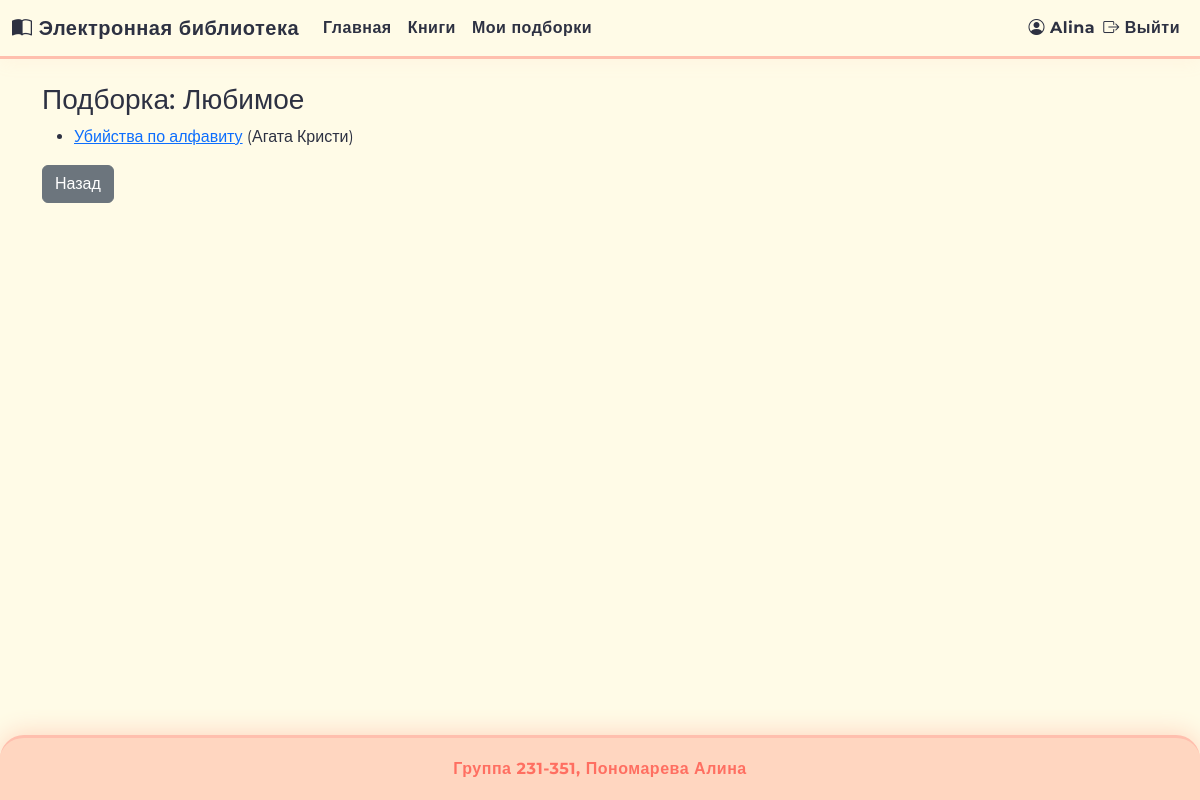
The app's page /collections/7 (signed in) with its own data.
### app/models.py (models this page shows, shortened)
class User(db.Model, UserMixin):
    __tablename__ = 'user'
    id = db.Column(db.Integer, primary_key=True)
    username = db.Column(db.String(64), nullable=False, unique=True)
    password_hash = db.Column(db.String(128), nullable=False)
    last_name = db.Column(db.String(64), nullable=False)
    first_name = db.Column(db.String(64), nullable=False)
    middle_name = db.Column(db.String(64))
    role_id = db.Column(db.Integer, db.ForeignKey('role.id'), nullable=False)
    reviews = db.relationship('Review', backref='user', lazy=True, cascade="all, delete-orphan")

class Collection(db.Model):
    __tablename__ = 'collection'
    id = db.Column(db.Integer, primary_key=True)
    name = db.Column(db.String(255), nullable=False)
    user_id = db.Column(db.Integer, db.ForeignKey('user.id', ondelete='CASCADE'), nullable=False)
    user = db.relationship('User', backref='collections')
    books = db.relationship('Book', secondary=collection_book, backref='collections')

class Book(db.Model):
    __tablename__ = 'book'
    id = db.Column(db.Integer, primary_key=True)
    title = db.Column(db.String(255), nullable=False)
    description = db.Column(db.Text, nullable=False)
    year = db.Column(db.Integer, nullable=False)
    publisher = db.Column(db.String(255), nullable=False)
    author = db.Column(db.String(255), nullable=False)
    pages = db.Column(db.Integer, nullable=False)
    genres = db.relationship('Genre', secondary=book_genre, backref='books')
    cover = db.relationship('Cover', uselist=False, backref='book', cascade="all, delete-orphan")
    reviews = db.relationship('Review', backref='book', lazy=True, cascade="all, delete-orphan")

### app/routes/collections.py (the view)
@collections_bp.route('/collections/<int:collection_id>')
@login_required
def view_collection(collection_id):
    collection = Collection.query.get_or_404(collection_id)
    if collection.user_id != current_user.id:
        flash('Нет доступа к этой подборке.', 'danger')
        return redirect(url_for('my_collections.html'))
    return render_template('view_collection.html', collection=collection)

### app/__init__.py (called while the page is built)
def create_app():
    app = Flask(__name__)
    app.config.from_object('config.Config')
    db.init_app(app)
    login_manager.init_app(app)
    migrate.init_app(app, db)
    csrf.init_app(app)
    app.jinja_env.filters['markdown'] = markdown_filter
    from app.routes.app import main_bp
    from app.routes.books import books_bp
    from app.routes.auth import auth_bp
    from app.routes.reviews import reviews
    from app.routes.collections import collections_bp
    from app.routes.admin import admin_bp
    app.register_blueprint(main_bp)
    app.register_blueprint(books_bp)
    app.register_blueprint(auth_bp)
    app.register_blueprint(reviews)
    app.register_blueprint(collections_bp)
    app.register_blueprint(admin_bp)
    from app.models import User
    @login_manager.user_loader
    def load_user(user_id):
        return User.query.get(int(user_id))
    return app

### app/templates/view_collection.html (shortened to what this page needs)
{% extends "base.html" %}
{% block content %}
<h3>Подборка: {{ collection.name }}</h3>
{% if collection.books %}
    <ul>
    {% for book in collection.books %}
        <li>
            <a href="{{ url_for('books.view_book', book_id=book.id) }}">{{ book.title }}</a>
            ({{ book.author }})
        </li>
    {% endfor %}
    </ul>
{% else %}
    <p>В подборке пока нет книг.</p>
{% endif %}
<a href="{{ url_for('collections.my_collections') }}" class="btn btn-secondary">Назад</a>
{% endblock %}

### app/templates/base.html (shortened to what this page needs)
<!doctype html>
<html lang="ru">
<head>
    <link href="https://cdn.jsdelivr.net/npm/bootstrap@5.3.0/dist/css/bootstrap.min.css" rel="stylesheet">
    <link href="https://cdn.jsdelivr.net/npm/bootstrap-icons@1.10.5/font/bootstrap-icons.css" rel="stylesheet">
</head>
<body>
<div class="content-wrapper">
    <nav class="navbar navbar-expand-lg">
        <div class="container-fluid">
            <a class="navbar-brand" href="{{ url_for('main.index') }}">
                <i class="bi bi-book-half"></i> Электронная библиотека
            </a>
            <div class="collapse navbar-collapse" id="navbarNav">
                <ul class="navbar-nav me-auto mb-2 mb-lg-0">
                    <li class="nav-item">
                        <a class="nav-link" href="{{ url_for('main.index') }}">Главная</a>
                    </li>
                    <li class="nav-item">
                        <a class="nav-link" href="{{ url_for('main.index') }}">Книги</a>
                    </li>
                    {% if current_user.is_authenticated and current_user.role.name == 'Пользователь' %}
                        <li class="nav-item">
                            <a class="nav-link" href="{{ url_for('collections.my_collections') }}">Мои подборки</a>
                        </li>
                    {% endif %}
                </ul>
                <ul class="navbar-nav ms-auto mb-2 mb-lg-0 align-items-center">
                    {% if current_user.is_authenticated %}
                        <li class="nav-item">
                            <span class="navbar-text">
                                <i class="bi bi-person-circle"></i>
                                {{ current_user.username }}
                            </span>
                        </li>
                        <li class="nav-item">
                            <a class="nav-link" href="{{ url_for('auth.logout') }}"><i class="bi bi-box-arrow-right"></i> Выйти</a>
                        </li>
                    {% endif %}
                </ul>
            </div>
        </div>
    </nav>
    <div class="container mt-4 flex-grow-1">
        {% block content %}
        {% endblock %}
    </div>
</div>
<footer class="text-center">
    Группа 231-351, Пономарева Алина
</footer>
</body>
</html>

### app/templates/base.html (style rules this page uses)
html, body { height: 100%; margin: 0; padding: 0; font-family: 'Montserrat', Arial, sans-serif; background: #fffbe7; color: #2d3142; min-height: 100vh; display: flex; flex-direction: column; }
.content-wrapper { flex: 1 0 auto; display: flex; flex-direction: column; }
.navbar { background: #fffbe7; border-bottom: 3px solid #ffbfae; box-shadow: 0 2px 18px rgba(255,182,155,0.10); }
.navbar-brand, .navbar-nav .nav-link, .navbar-text { color: #2d3142 !important; font-weight: 700; letter-spacing: 0.5px; }
footer { background: #ffd6c0; color: #ff6f61; border-top: 3px solid #ffbfae; padding: 1.2rem 0; font-weight: 700; letter-spacing: 0.5px; border-radius: 24px 24px 0 0; margin-top: 2rem; box-shadow: 0 -2px 24px #ffd6c0; }
* { transition: background 0.2s, color 0.2s, box-shadow 0.2s, transform 0.2s; }

### records on screen
User: username "Alina"
Collection: name "Любимое"
Book: title "Убийства по алфавиту", author "Агата Кристи"
